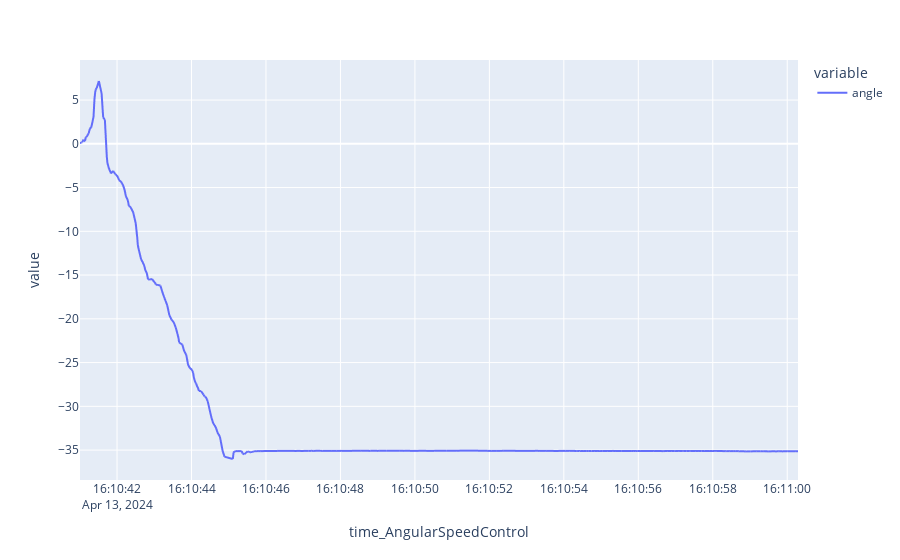

Notebook code for this chart:
### Code cell
px.line(df, y=['angle'],x='time_AngularSpeedControl')

### Figure 1 — Plotly figure (JSON) as saved in the notebook; plotly's stock layout.template omitted (floating-point values rounded to 4 significant figures; data arrays with more than 128 entries replaced by an {"elided": "..."} marker saying what was removed)
{"data": [{"hovertemplate": "variable=angle<br>time_AngularSpeedControl=%{x}<br>value=%{y}<extra></extra>", "legendgroup": "angle", "line": {"color": "#636efa", "dash": "solid"}, "marker": {"symbol": "circle"}, "mode": "lines", "name": "angle", "showlegend": true, "type": "scattergl", "x": {"elided": "1104 str values"}, "xaxis": "x", "y": {"elided": "1104 float values"}, "yaxis": "y"}], "layout": {"legend": {"title": {"text": "variable"}, "tracegroupgap": 0}, "margin": {"t": 60}, "xaxis": {"anchor": "y", "domain": [0, 1], "title": {"text": "time_AngularSpeedControl"}}, "yaxis": {"anchor": "x", "domain": [0, 1], "title": {"text": "value"}}}}
